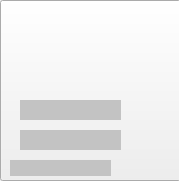
<?xml version="1.0" encoding="UTF-8"?>
<ui version="4.0">
 <class>taskui</class>
 <widget class="QWidget" name="taskui">
  <property name="geometry">
   <rect>
    <x>0</x>
    <y>0</y>
    <width>179</width>
    <height>181</height>
   </rect>
  </property>
  <property name="windowTitle">
   <string>Form</string>
  </property>
  <widget class="QLabel" name="taskname">
   <property name="geometry">
    <rect>
     <x>20</x>
     <y>100</y>
     <width>101</width>
     <height>20</height>
    </rect>
   </property>
   <property name="styleSheet">
    <string notr="true">color: rgb(11, 11, 11);
background-color: rgb(195, 195, 195);</string>
   </property>
   <property name="text">
    <string/>
   </property>
  </widget>
  <widget class="QLabel" name="projectname">
   <property name="geometry">
    <rect>
     <x>20</x>
     <y>130</y>
     <width>101</width>
     <height>20</height>
    </rect>
   </property>
   <property name="styleSheet">
    <string notr="true">color: rgb(26, 26, 26);
background-color: rgb(195, 195, 195);</string>
   </property>
   <property name="text">
    <string/>
   </property>
  </widget>
  <widget class="QLabel" name="teamname">
   <property name="geometry">
    <rect>
     <x>10</x>
     <y>160</y>
     <width>101</width>
     <height>16</height>
    </rect>
   </property>
   <property name="styleSheet">
    <string notr="true">color: rgb(26, 26, 26);
background-color: rgb(195, 195, 195);</string>
   </property>
   <property name="text">
    <string/>
   </property>
  </widget>
  <widget class="QPushButton" name="pushButton">
   <property name="geometry">
    <rect>
     <x>0</x>
     <y>0</y>
     <width>181</width>
     <height>181</height>
    </rect>
   </property>
   <property name="styleSheet">
    <string notr="true">image: url(:/task/task.png);</string>
   </property>
   <property name="text">
    <string/>
   </property>
  </widget>
  <zorder>pushButton</zorder>
  <zorder>taskname</zorder>
  <zorder>projectname</zorder>
  <zorder>teamname</zorder>
 </widget>
 <resources/>
 <connections/>
</ui>
